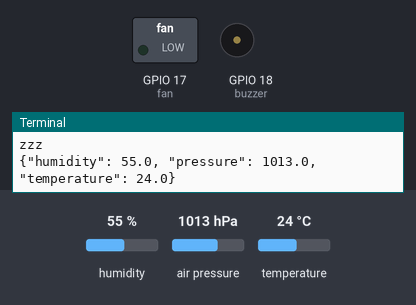
Bench run of a program on a simulated Raspberry Pi (BCM pin numbers). Shown: switched loads named in the program (green lamp = pin HIGH), buzzer (waves = sounding, pin HIGH), the last lines printed to the terminal. The test bench sets the inputs (shaded band); at power-on: temperature 24 °C, humidity 55 %, air pressure 1013 hPa. No MQTT or app messages arrive unless stated.

Above: at 1.3 s.
1.4 s: temperature set to 27.7 °C
4.1 s: temperature set to 29.3 °C
At 5.6 s:
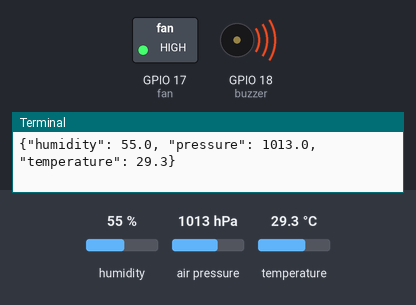
6.8 s: temperature set to 12 °C
At 9.4 s:
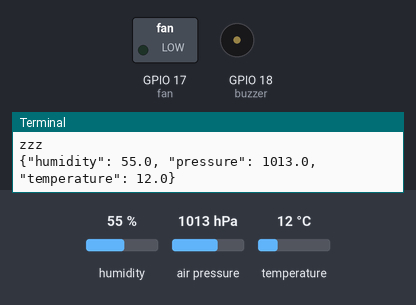
9.7 s: temperature set to 33 °C
At 11.5 s:
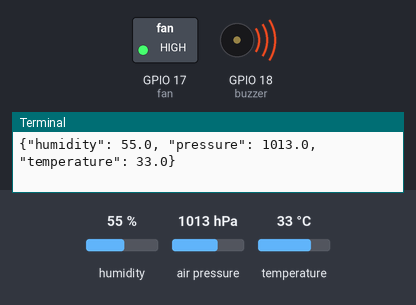
Timing chart, 0 to 13.0 s (numbered marks = the images above; inputs shaded):
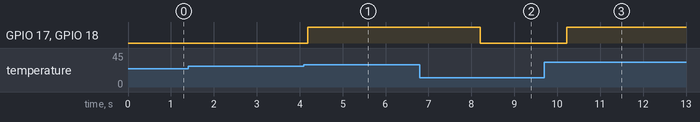

Measured:
- the behaviour switches between 28.5 and 28.6 °C on temperature (found by bisection; images 0 and 1)
- after the input at 4.1 s, GPIO 17 (fan), GPIO 18 (buzzer): LOW → HIGH after 0.09 s
- after the input at 6.8 s, GPIO 17 (fan), GPIO 18 (buzzer): HIGH → LOW after 1.4 s
- after the input at 9.7 s, GPIO 17 (fan), GPIO 18 (buzzer): LOW → HIGH after 0.52 s

The program:

MainTest.py
```python
import bme280
import smbus2
import time
import json
import paho.mqtt.client as mqtt
from gpiozero import LED

#Assign piGPIO pins for fan and buzzer
fan = LED(17)
buzzer = LED(18)


# BME280 sensor configuration
port = 1
address = 0x76
bus = smbus2.SMBus(port)
bme280.load_calibration_params(bus, address)

# MQTT broker configuration
mqtt_broker = "172.20.10.12"
topicSummary = "smarthome/BME280/summary"
topicTemp = "smarthome/BME280/temperature"
topicHumid = "smarthome/BME280/humidity"
topicPressure = "smarthome/BME280/pressure"

# Callback function for when the client receives a CONNACK response from the server
def on_connect(client, userdata, flags, rc):
    print("Connected with result code "+str(rc))

# Callback function for when a PUBLISH message is received from the server
def on_message(client, userdata, msg):
    print(msg.topic + " " + str(msg.payload))

# Create an MQTT client instance
client = mqtt.Client()
client.on_connect = on_connect
client.on_message = on_message

# Connect to the MQTT broker
client.connect(mqtt_broker, 1883)
client.loop_start()

while True:

    # Collect data from the BME280 sensor
    bme280_data = bme280.sample(bus, address)
    humidity = bme280_data.humidity
    pressure = bme280_data.pressure
    ambient_temperature = bme280_data.temperature


    #Controlling the fan and buzzer
    if ambient_temperature > 28.5:
        fan.on()
        buzzer.on()

    else:
        fan.off()
        buzzer.off()
        print("zzz")

    summary_data = {
    "humidity": humidity,
    "pressure": pressure,
    "temperature": ambient_temperature
    }

    summary_data = json.dumps(summary_data)
    print(summary_data)

# Publish the temperature data to the broker
    client.publish(topicTemp, json.dumps({"temperature": ambient_temperature}))
    client.publish(topicHumid, json.dumps({"humidity": humidity}))
    client.publish(topicPressure, json.dumps({"pressure": pressure}))
    client.publish(topicSummary, summary_data)

# Delay for 2 seconds
    time.sleep(2)

    #INFLUXDB API TOKEN
    #12K458hLkOcay-2psj7QQ3g8NJvA-ewKe6wGeaJpLlS5Gw367c1wTW0Zgyrrei4b23ULk770BHLOwy3WjmuWzw==
```
